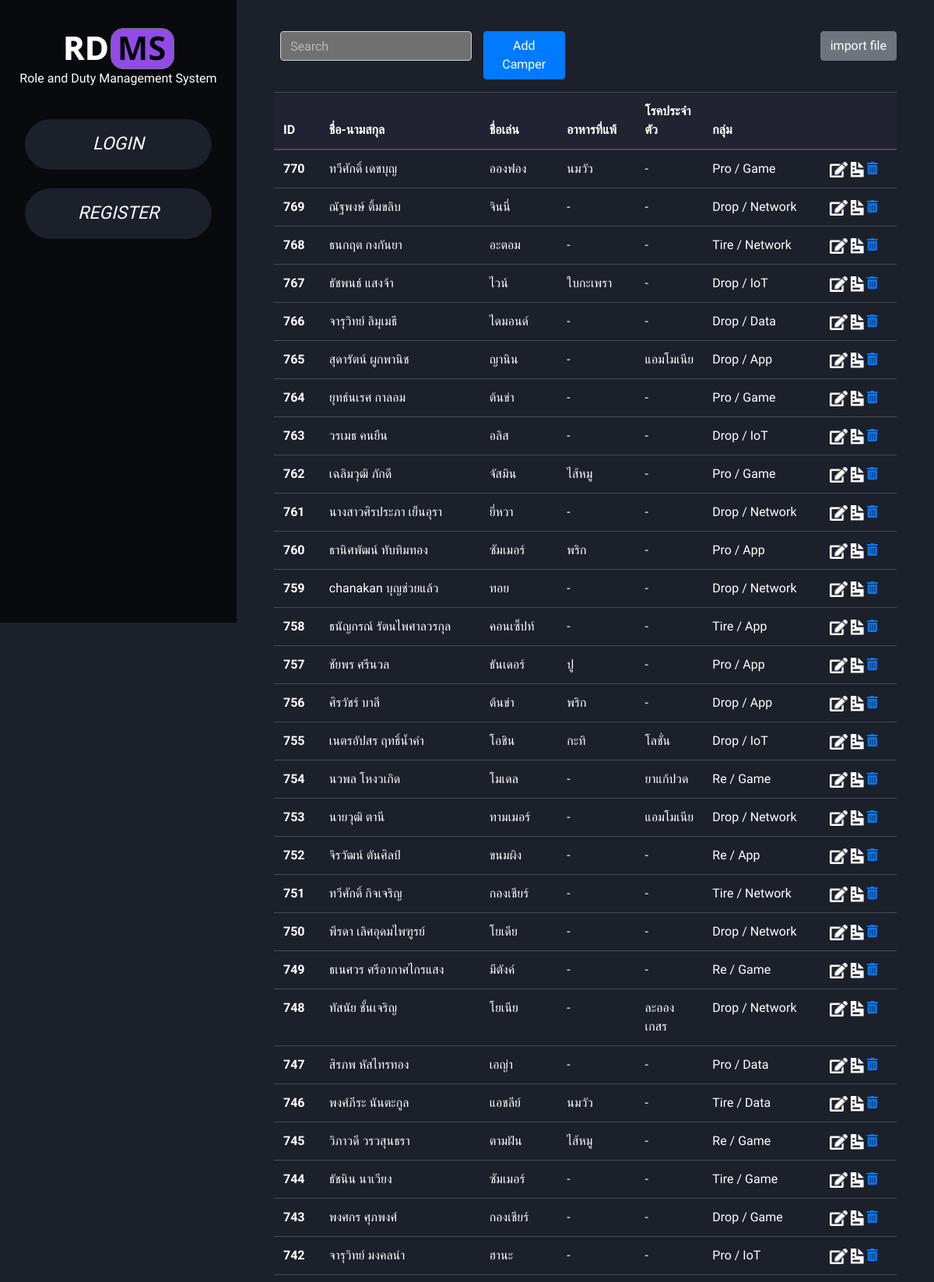
/camp/2/campers/ (upper part), run on the app's committed database.
### campers/models.py (models this page shows)
class Camper(models.Model):
    camp = models.ForeignKey(to='camp.Camp', on_delete=models.CASCADE)
    personal = models.OneToOneField(Personal, on_delete=models.CASCADE)
    school = models.CharField(max_length=255)
    parent_phone = models.CharField(max_length=10)
    parent_name = models.CharField(max_length=255)
    group = models.CharField(max_length=255, null=True)

### personal/models.py (models this page shows)
class Personal(models.Model):
    SEX = (
        ('M', 'MALE'),
        ('F', 'FEMALE')
    )
    sid = models.CharField(max_length=8, null=True)
    first_name = models.CharField(max_length=255)
    last_name = models.CharField(max_length=255)
    nick_name = models.CharField(max_length=255)
    sex = models.CharField(choices=SEX, max_length=1)
    phone = models.CharField(max_length=10, null=True)
    email = models.CharField(max_length=255, null=True)
    blood_type = models.CharField(max_length=2, null=True)
    birthday = models.DateField(null=True)
    religion = models.CharField(max_length=255, null=True)
    food_allergy = models.TextField(default='-')
    congenital_disease = models.TextField(default='-')
    shirt_size = models.CharField(max_length=5)
    profile_pic = models.ImageField(upload_to='profiles/')

### campers/views.py (the view)
# urls.py: path('<int:id_camp>/campers/', include('campers.urls')),
def campers(request, id_camp):
    context = getPersonal(request)
    context['id_camp'] = id_camp
    context['campers'] = reversed(
        Camper.objects.select_related('personal').filter(camp_id=id_camp))
    if id_camp:
        context['active_camp'] = True
    return render(request, 'campers.html', context)

### index/views.py (called while the page is built)
def getPersonal(request):
    if request.user.is_authenticated and request.user.personal_id:
        user = request.user
        context = {}
        personal = Personal.objects.get(pk=user.personal_id)
        sex = {'M': 'Mr.', 'F': 'Miss.'}
        name = sex[personal.sex] + \
            personal.first_name + ' ' + personal.last_name
        context['name'] = name
        context['personal'] = personal
        return context
    else:
        messages.warning(
            request, 'user ของคุณไม่มีการกรอกข้อมูล personal ระวังบัค')
        return {}

### campers/templates/campers.html (shortened to what this page needs)
{% extends "base.html" %}
{% block content %}
<div class="form-group row ml-2">
    <div class="col-xs-3">
        <input type="text" class="form-control  search" placeholder="Search" onkeyup="searchCamper()" id="searchBox">
    </div>
    <div class="col-sm-2">
        <a type="button" class="btn btn-primary" href="{% url 'create_camper' id_camp %}">Add Camper</a>
    </div>
    <div class="col text-right">
        <a type="button" class="btn btn-secondary" href="{% url 'import_camper' id_camp %}">import file</a>
    </div>
</div>
<table class="table table-dark table-hover">
    <thead class="">
        <tr>
            <th scope="col">ID</th>
            <th scope="col">ชื่อ-นามสกุล</th>
            <th scope="col">ชื่อเล่น</th>
            <th scope="col">อาหารที่แพ้</th>
            <th scope="col" style="width:10%;height:30px">โรคประจำตัว</th>
            <th scope="col">กลุ่ม</th>
            <th scope="col"></th>
        </tr>
    </thead>
    <tbody>
        {% for camper in campers %}
            <tr id="table-row">
                <th scope="row">{{ camper.id }}</th>
                <td>{{ camper.personal.first_name }} {{camper.personal.last_name}}</td>
                <td>{{ camper.personal.nick_name }}</td>
                <td>{{ camper.personal.food_allergy }}</td>
                <td>{{ camper.personal.congenital_disease }}</td>
                <td>{{ camper.group }}</td>
                <td>
                    <a href="{% url 'edit_camper' id_camp camper.id  %}" class="material-tooltip-main" data-toggle="tooltip" data-placement="top" title="Edit">
                        <img src="/media/Icon awesome-edit.png" class="icon">
                    </a>
                    <a href="{% url 'camper_detail' id_camp camper.id  %}" class="material-tooltip-main" data-toggle="tooltip" data-placement="top" title="View">
                        <img src="/media/Icon open-document.png" class="icon"></img>
                    </a>
                    <a href="{% url 'delete_camper' id_camp camper.id %}" onclick="return confirm('Are you sure you want to delete this?')" class="material-tooltip-main del" data-toggle="tooltip" data-placement="top" title="Delete">
                        <i class="fas fa-trash-alt"></i>
                </td>
            </tr>
        {% endfor %}
    </tbody>
</table>
{% endblock %}

### static/css/my_style.css (style rules this page uses)
:root { --bg-black: #090A0E; --bg-gray: #1C202B; --bg-aside: #0F1010; --bg-purple: #924BE7; }
body { overflow-x: hidden; background-color: var(--bg-gray); color: white !important; font-family: 'Sarabun', sans-serif; }

### campers/templates/campers.html (style rules this page uses)
.table { background: transparent; }
.icon { height: 20px; }
thead { background-color: #222230; }
.search { background-color: #707070 !important; color: white !important; }
.search::placeholder { color: white; opacity: 0.5; }

### data on the page
Camper: id "770", personal.first_name "ทวีศักดิ์", personal.last_name "เดชบุญ", personal.nick_name "อองฟอง", personal.food_allergy "นมวัว", personal.congenital_disease "-", group "Pro / Game"
Camper: id "769", personal.first_name "ณัฐพงษ์", personal.last_name "ติ้มขลิบ", personal.nick_name "จินนี่", personal.food_allergy "-", personal.congenital_disease "-", group "Drop / Network"
Camper: id "768", personal.first_name "ธนกฤต", personal.last_name "กงกันยา", personal.nick_name "อะตอม", personal.food_allergy "-", personal.congenital_disease "-", group "Tire / Network"
Camper: id "767", personal.first_name "ธัชพนธ์", personal.last_name "แสงจ้า", personal.nick_name "ไวน์", personal.food_allergy "ใบกะเพรา", personal.congenital_disease "-", group "Drop / IoT"
Camper: id "766", personal.first_name "จารุวิทย์", personal.last_name "ลิมุเมธี", personal.nick_name "ไดมอนด์", personal.food_allergy "-", personal.congenital_disease "-", group "Drop / Data"
Camper: id "765", personal.first_name "สุดารัตน์", personal.last_name "ผูกพานิช", personal.nick_name "ญานิน", personal.food_allergy "-", personal.congenital_disease "แอมโมเนีย", group "Drop / App"
Camper: id "764", personal.first_name "ยุทธ์นเรศ", personal.last_name "กาลอม", personal.nick_name "ต้นข่า", personal.food_allergy "-", personal.congenital_disease "-", group "Pro / Game"
Camper: id "763", personal.first_name "วรเมธ", personal.last_name "คนยืน", personal.nick_name "อลิส", personal.food_allergy "-", personal.congenital_disease "-", group "Drop / IoT"
Camper: id "762", personal.first_name "เฉลิมวุฒิ", personal.last_name "ภักดี", personal.nick_name "จัสมิน", personal.food_allergy "ไส้หมู", personal.congenital_disease "-", group "Pro / Game"
Camper: id "761", personal.first_name "นางสาวศิรประภา", personal.last_name "เย็นอุรา", personal.nick_name "ยี่หวา", personal.food_allergy "-", personal.congenital_disease "-", group "Drop / Network"
Camper: id "760", personal.first_name "ธานิศพัฒน์", personal.last_name "ทับทิมทอง", personal.nick_name "ซัมเมอร์", personal.food_allergy "พริก", personal.congenital_disease "-", group "Pro / App"
Camper: id "759", personal.first_name "chanakan", personal.last_name "บุญช่วยแล้ว", personal.nick_name "ทอย", personal.food_allergy "-", personal.congenital_disease "-", group "Drop / Network"
Camper: id "758", personal.first_name "ธนัญกรณ์", personal.last_name "รัตนไพศาลวรกุล", personal.nick_name "คอนเซ็ปท์", personal.food_allergy "-", personal.congenital_disease "-", group "Tire / App"
Camper: id "757", personal.first_name "ชัยพร", personal.last_name "ศรีนวล", personal.nick_name "ธันเดอร์", personal.food_allergy "ปู", personal.congenital_disease "-", group "Pro / App"
Camper: id "756", personal.first_name "ศิรวัชร์", personal.last_name "บาลี", personal.nick_name "ต้นข่า", personal.food_allergy "พริก", personal.congenital_disease "-", group "Drop / App"
Camper: id "755", personal.first_name "เนตรอัปสร", personal.last_name "ฤทธิ์น้ำคำ", personal.nick_name "โอชิน", personal.food_allergy "กะทิ", personal.congenital_disease "โลชั่น", group "Drop / IoT"
Camper: id "754", personal.first_name "นวพล", personal.last_name "โหงวเกิด", personal.nick_name "โมเดล", personal.food_allergy "-", personal.congenital_disease "ยาแก้ปวด", group "Re / Game"
Camper: id "753", personal.first_name "นายวุฒิ", personal.last_name "ตานี", personal.nick_name "ทามเมอร์", personal.food_allergy "-", personal.congenital_disease "แอมโมเนีย", group "Drop / Network"
Camper: id "752", personal.first_name "จิรวัฒน์", personal.last_name "ตันศิลป์", personal.nick_name "ขนมผิง", personal.food_allergy "-", personal.congenital_disease "-", group "Re / App"
Camper: id "751", personal.first_name "ทวีศักดิ์", personal.last_name "กิจเจริญ", personal.nick_name "กองเชียร์", personal.food_allergy "-", personal.congenital_disease "-", group "Tire / Network"
Camper: id "750", personal.first_name "พีรดา", personal.last_name "เลิศอุดมไพฑูรย์", personal.nick_name "โยเดีย", personal.food_allergy "-", personal.congenital_disease "-", group "Drop / Network"
Camper: id "749", personal.first_name "ธเนศวร", personal.last_name "ศรีอากาศไกรแสง", personal.nick_name "มีตังค์", personal.food_allergy "-", personal.congenital_disease "-", group "Re / Game"
Camper: id "748", personal.first_name "ทัสนัย", personal.last_name "ชั้นเจริญ", personal.nick_name "โยเนีย", personal.food_allergy "-", personal.congenital_disease "ละอองเกสร", group "Drop / Network"
Camper: id "747", personal.first_name "สิรภพ", personal.last_name "หัสไทรทอง", personal.nick_name "เอญ่า", personal.food_allergy "-", personal.congenital_disease "-", group "Pro / Data"
Camper: id "746", personal.first_name "พงศ์ภีระ", personal.last_name "นันตะกูล", personal.nick_name "แอชลีย์", personal.food_allergy "นมวัว", personal.congenital_disease "-", group "Tire / Data"
Camper: id "745", personal.first_name "วิภาวดี", personal.last_name "วรวสุนธรา", personal.nick_name "ตามฝัน", personal.food_allergy "ไส้หมู", personal.congenital_disease "-", group "Re / Game"
Camper: id "744", personal.first_name "ธัชนิน", personal.last_name "นาเวียง", personal.nick_name "ซัมเมอร์", personal.food_allergy "-", personal.congenital_disease "-", group "Tire / Game"
Camper: id "743", personal.first_name "พงศกร", personal.last_name "ศุภพงศ์", personal.nick_name "กองเชียร์", personal.food_allergy "-", personal.congenital_disease "-", group "Drop / Game"
Camper: id "742", personal.first_name "จารุวิทย์", personal.last_name "มงคลนำ", personal.nick_name "ฮานะ", personal.food_allergy "-", personal.congenital_disease "-", group "Pro / IoT"
